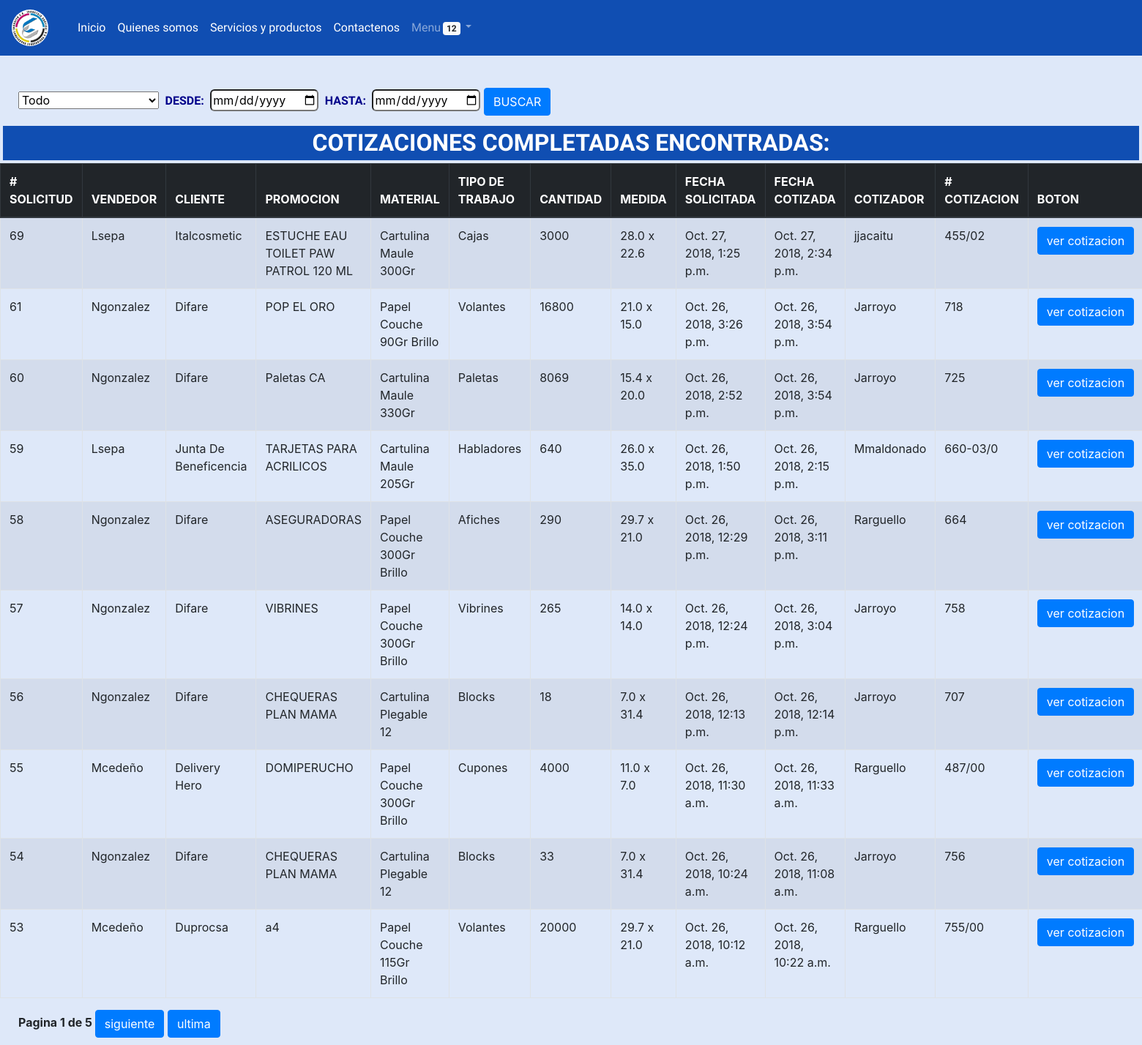
Before: /cotizacion/ (signed in) with the older database file.
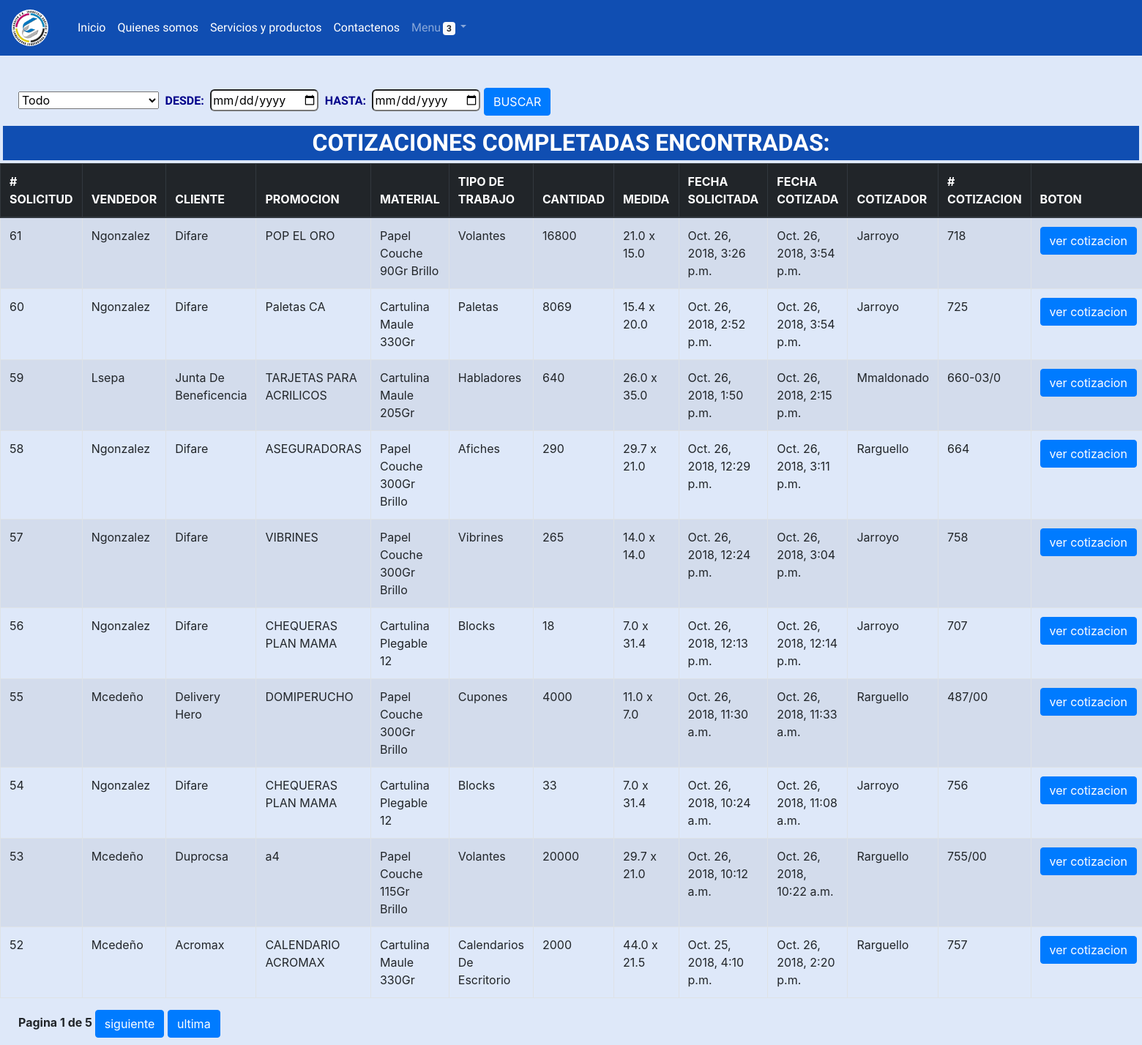
After: the same page with the newer database file.
### cotizacion/models.py (models this page shows, shortened)
class CotizacionesSolicitadas(models.Model):
    num_solicitud = models.AutoField(primary_key = True)
    vendedor = models.CharField(max_length=20, blank=True)
    trabajo = models.CharField(max_length=40)
    nombre_cliente = models.ForeignKey(Clientes, on_delete=models.PROTECT, related_name="client")
    tipo_trabajo = models.CharField(max_length=30,null=True,blank=True)
    cantidad = models.IntegerField()
    material = models.CharField(max_length=30,null=True,blank=True)
    descripcion_material = models.CharField(max_length=30,null=True,blank=True)
    medida_alto = models.FloatField(null=True,blank=True,validators=[MaxValueValidator(99)])
    medida_ancho = models.FloatField(null=True,blank=True,validators=[MaxValueValidator(99)])
    impresion_tiro = models.CharField(max_length=30,null=True,blank=True)
    impresion_retiro = models.CharField(max_length=30,null=True,blank=True)
    uv = models.CharField(max_length=30,null=True,blank=True)
    laminado = models.CharField(max_length=30,null=True,blank=True)
    troquelado = models.CharField(max_length=30,null=True,blank=True)
    material2 = models.CharField(max_length=30,null=True,blank=True,default="")
    medida_alto_2 = models.FloatField(null=True,blank=True,validators=[MaxValueValidator(99)], default=0)
    medida_ancho_2 = models.FloatField(null=True,blank=True,validators=[MaxValueValidator(99)], default=0)
    descripcion_material2 = models.CharField(max_length=30,null=True,blank=True,default="")
    impresion_tiro2 = models.CharField(max_length=30,null=True,blank=True,default="")
    impresion_retiro2 = models.CharField(max_length=30,null=True,blank=True,default="")
    uv2 = models.CharField(max_length=30,null=True,blank=True,default="")
    laminado2 = models.CharField(max_length=30,null=True,blank=True,default="")
    troquelado2 = models.CharField(max_length=30,null=True,blank=True,default="")
    material3 = models.CharField(max_length=30,null=True,blank=True,default="")
    medida_alto_3 = models.FloatField(null=True,blank=True,validators=[MaxValueValidator(99)], default=0)
    medida_ancho_3 = models.FloatField(null=True,blank=True,validators=[MaxValueValidator(99)], default=0)
    descripcion_material3 = models.CharField(max_length=30,null=True,blank=True,default="")
    impresion_tiro3 = models.CharField(max_length=30,null=True,blank=True,default="")
    impresion_retiro3 = models.CharField(max_length=30,null=True,blank=True,default="")
    uv3 = models.CharField(max_length=30,null=True,blank=True,default="")
    laminado3 = models.CharField(max_length=30,null=True,blank=True,default="")
    troquelado3 = models.CharField(max_length=30,null=True,blank=True,default="")
    material4 = models.CharField(max_length=30,null=True,blank=True, default="")
    medida_alto_4 = models.FloatField(null=True,blank=True,validators=[MaxValueValidator(99)], default=0)
    medida_ancho_4 = models.FloatField(null=True,blank=True,validators=[MaxValueValidator(99)], default=0)
    descripcion_material4 = models.CharField(max_length=30,null=True,blank=True, default="")
    impresion_tiro4 = models.CharField(max_length=30,null=True,blank=True, default="")
    impresion_retiro4 = models.CharField(max_length=30,null=True,blank=True, default="")
    uv4 = models.CharField(max_length=30,null=True,blank=True, default="")
    laminado4 = models.CharField(max_length=30,null=True,blank=True, default="")
    troquelado4 = models.CharField(max_length=30,null=True,blank=True, default="")
    material5 = models.CharField(max_length=30,null=True,blank=True, default="")
    medida_alto_5 = models.FloatField(null=True,blank=True,validators=[MaxValueValidator(99)],default=0)
    medida_ancho_5 = models.FloatField(null=True,blank=True,validators=[MaxValueValidator(99)],default=0)
    descripcion_material5 = models.CharField(max_length=30,null=True,blank=True, default="")
    impresion_tiro5 = models.CharField(max_length=30,null=True,blank=True, default="")
    impresion_retiro5 = models.CharField(max_length=30,null=True,blank=True, default="")
    uv5 = models.CharField(max_length=30,null=True,blank=True, default="")
    laminado5 = models.CharField(max_length=30,null=True,blank=True, default="")
    troquelado5 = models.CharField(max_length=30,null=True,blank=True, default="")
    cantidad2 = models.IntegerField(null=True, blank=True, default=0)
    cantidad3 = models.IntegerField(null=True, blank=True, default =0)
    fecha_solicitada = models.DateTimeField(auto_now_add=True)
    detalles = models.CharField(max_length=300, blank=True,null=True)
    fecha_completada = models.DateTimeField(auto_now=True)
    cotizador = models.CharField(max_length=20, blank=True)
    numero_cotizacion = models.CharField(max_length=20, blank=True)
    imagen = models.ImageField(upload_to="uploads/", blank=True, null=True, default="none")
    procesado_por = models.CharField(max_length=25,default=" ",blank=True)
    solicitud_ot = models.CharField(max_length=20, blank=True, default= "")
    num_ot_relacionada = models.CharField(max_length=20, blank=True, default= "")

class Clientes(models.Model):
    nombre = models.CharField(max_length=40, unique=True)
    vendedor_asociado = models.ForeignKey(Usuarios, on_delete=models.PROTECT)
    usuario = models.CharField(max_length=20, blank=True)
    def __str__(self):
        return self.nombre

### cotizacion/views.py (the view, shortened to what this page needs)
# urls.py: path("cotizacion/",views.cotizaciones_completadas, name="cotizaciones_completadas"),
@login_required
def cotizaciones_completadas(request):
    ver = False
    cotizaciones_existentes = CotizacionesSolicitadas.objects.all().filter(cotizador__exact="")
    clientes_creados = models.Clientes.objects.all().order_by("nombre")
    trabajos_creados = models.TipoDeTrabajo.objects.all().order_by("trabajo")
    cotizadores = models.Usuarios.objects.all().filter(categoria="COT").order_by("username")
    vendedores = models.Usuarios.objects.all().filter(categoria="VEN").order_by("username")
    if request.method == "GET" and request.user.categoria == "VEN":
        cotizaciones = CotizacionesSolicitadas.objects.all().exclude(cotizador__exact="").filter(vendedor=request.user).order_by("-fecha_solicitada")
        paginator = Paginator(cotizaciones,10)
        page = request.GET.get('page')
        cotizaciones_completadas = paginator.get_page(page)
        return render(request,"cotizaciones_completadas.html",{"cotizaciones_completadas":cotizaciones_completadas,"ver":ver,"clientes_creados":clientes_creados,"trabajos_creados":trabajos_creados,"cotizadores":cotizadores,"vendedores":vendedores, "cotizaciones_existentes":cotizaciones_existentes})
    elif request.method == "GET":
        cotizaciones = CotizacionesSolicitadas.objects.all().exclude(cotizador__exact="").order_by("-fecha_solicitada")
        paginator = Paginator(cotizaciones,10)
        page = request.GET.get('page')
        cotizaciones_completadas = paginator.get_page(page)
        print("prueba")
        return render(request,"cotizaciones_completadas.html",{"cotizaciones_completadas":cotizaciones_completadas,"ver":ver,"clientes_creados":clientes_creados,"trabajos_creados":trabajos_creados,"cotizadores":cotizadores,"vendedores":vendedores, "cotizaciones_existentes":cotizaciones_existentes})

### templates/cotizaciones_completadas.html (shortened to what this page needs)
{% extends "base.html" %}
{% block content %}
<div class="container">
  <form enctype="multipart/form-data" method="POST">
  <select  class="seleccion" name="seleccion" onchange="filtros_busqueda(this)">
    <option value="Todo">Todo</option>
  </select>
  <label for="desde">DESDE:</label>
  <input id="desde" type="date" name="desde" value="">
  <label for="hasta">HASTA:</label>
  <input id="hasta" type="date" name="hasta" value="">
  <input type="submit" name="buscar" class="btn btn-primary" value="BUSCAR">
</div>
{% if ver == False %}
<h2>COTIZACIONES COMPLETADAS ENCONTRADAS:</h2>
<div class="">
<table class="table table-striped table-bordered">
<thead class="thead-dark">
    <th># SOLICITUD</th>
  <th>VENDEDOR</th>
  <th>CLIENTE</th>
  <th>PROMOCION</th>
  <th>MATERIAL</th>
  <th>TIPO DE TRABAJO</th>
  <th>CANTIDAD</th>
  <th>MEDIDA</th>
  <th>FECHA SOLICITADA</th>
  <th>FECHA COTIZADA</th>
  <th>COTIZADOR</th>
  <th># COTIZACION</th>
  <th>BOTON</th>
</thead>
{% for cotizacion in cotizaciones_completadas %}
{% if cotizacion.vendedor == user.username or user.categoria == "COT" or user.categoria == "ADM" %}
<tr>
  <form enctype="multipart/form-data" method="POST">
  <td name="numero">{{ cotizacion.num_solicitud }} </td>
  <td>{{ cotizacion.vendedor }} </td>
  <td>{{ cotizacion.nombre_cliente }} </td>
  <td>{{ cotizacion.trabajo}}</td>
  <td>{{ cotizacion.material }} </td>
  <td>{{ cotizacion.tipo_trabajo }} </td>
  <td>{{ cotizacion.cantidad }} </td>
  <td>{{ cotizacion.medida_ancho }} x {{ cotizacion.medida_alto }} </td>
  <td>{{ cotizacion.fecha_solicitada }}</td>
  <td>{{ cotizacion.fecha_completada }}</td>
  <td>{{ cotizacion.cotizador }}</td>
  <td>{{ cotizacion.numero_cotizacion }}</td>
  <td class="celda_boton"> <input type="submit" name="ver" value="ver cotizacion" class="btn btn-primary"></td>
  </tr>
  {% endif %}
  {% endfor %}
</table>
</div>
<div class="container">
<div class="pagination" >
    <span class="step-links">
        <span class="current" style="font-weight:bold">
            Pagina {{ cotizaciones_completadas.number }} de {{ cotizaciones_completadas.paginator.num_pages }}
        </span>
        {% if cotizaciones_completadas.has_next %}
            <a href="?page={{ cotizaciones_completadas.next_page_number }}"><button type="button" class="btn btn-primary">siguiente</button></a>
            <a href="?page={{ cotizaciones_completadas.paginator.num_pages }}"><button type="button" class="btn btn-primary">ultima</button></a>
        {% endif %}
    </span>
</div>
</div>
{% endif %}
{% endblock %}

Changed rows visible on the page:
removed CotizacionesSolicitadas: num_solicitud "69", vendedor "Lsepa", nombre_cliente "Italcosmetic", trabajo "ESTUCHE EAU TOILET PAW PATROL 120 ML", material "Cartulina Maule 300Gr", tipo_trabajo "Cajas", cantidad "3000", medida_ancho "28.0", medida_alto "22.6", fecha_solicitada "Oct. 27, 2018, 1:25 p.m.", fecha_completada "Oct. 27, 2018, 2:34 p.m.", cotizador "jjacaitu", numero_cotizacion "455/02"
now on this page (row unchanged): CotizacionesSolicitadas: num_solicitud "52", vendedor "Mcedeño", nombre_cliente "Acromax", trabajo "CALENDARIO ACROMAX", material "Cartulina Maule 330Gr", tipo_trabajo "Calendarios De Escritorio", cantidad "2000", medida_ancho "44.0", medida_alto "21.5", fecha_solicitada "Oct. 25, 2018, 4:10 p.m.", fecha_completada "Oct. 26, 2018, 2:20 p.m.", cotizador "Rarguello", numero_cotizacion "757"
Other visible differences:
{{ cotizaciones_existentes|length }}: "12" → "3"
